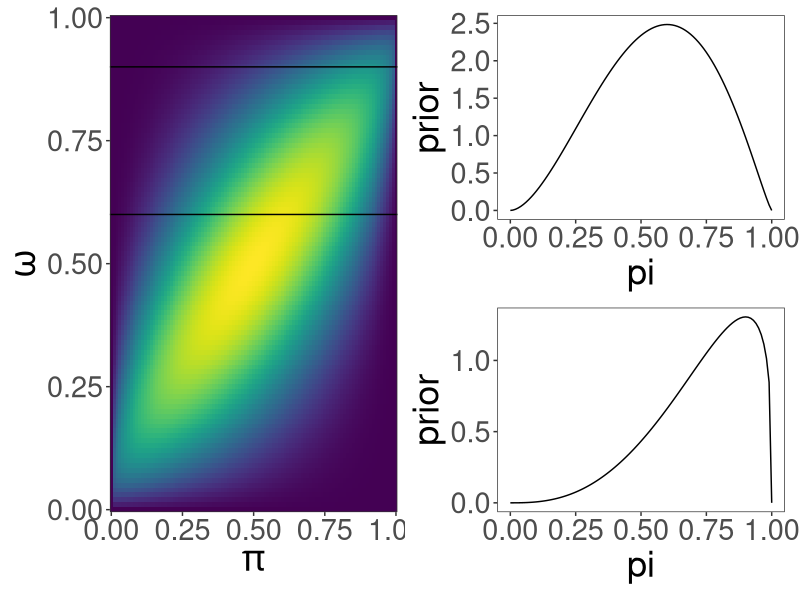
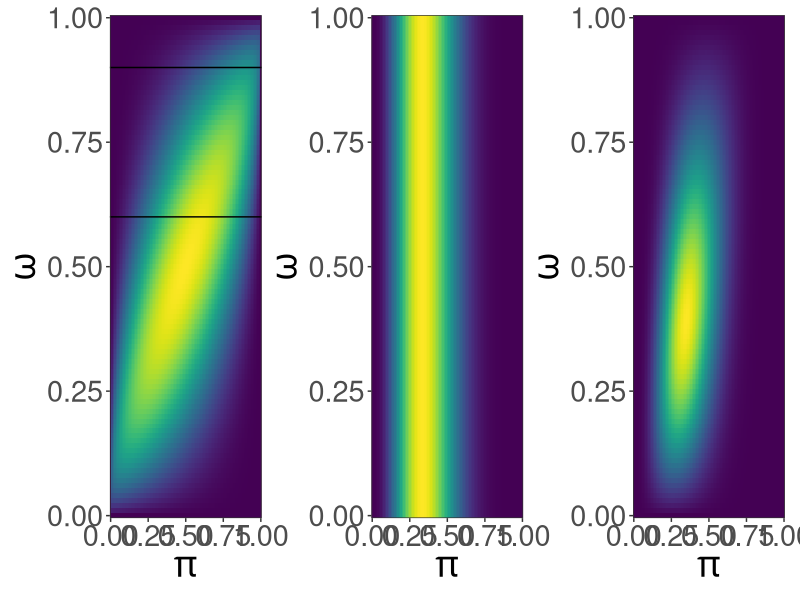
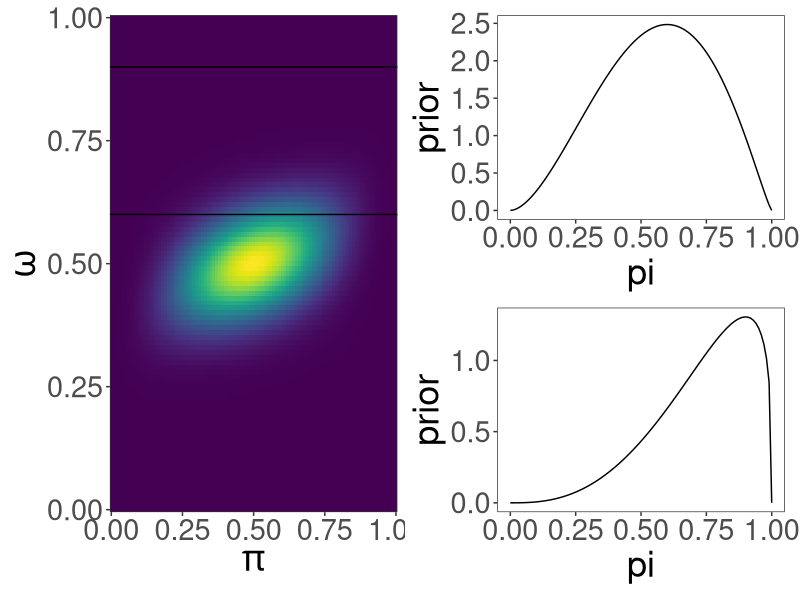
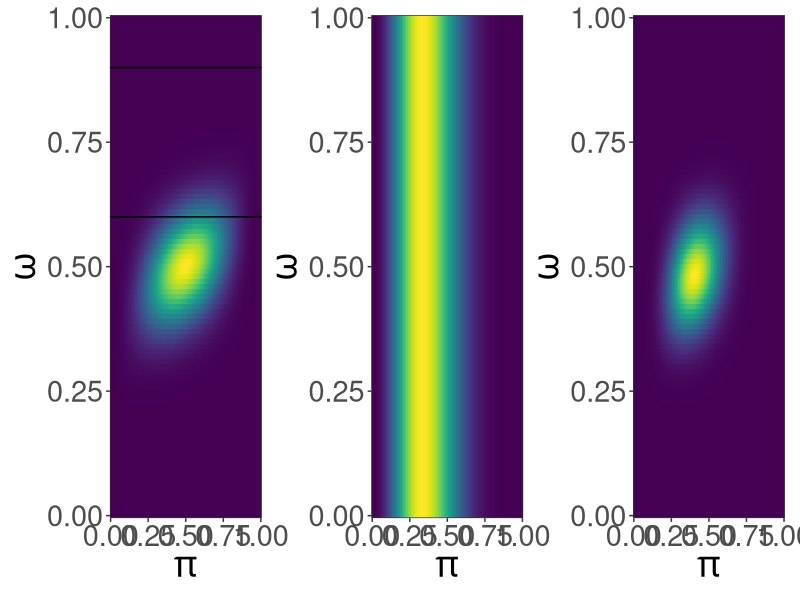
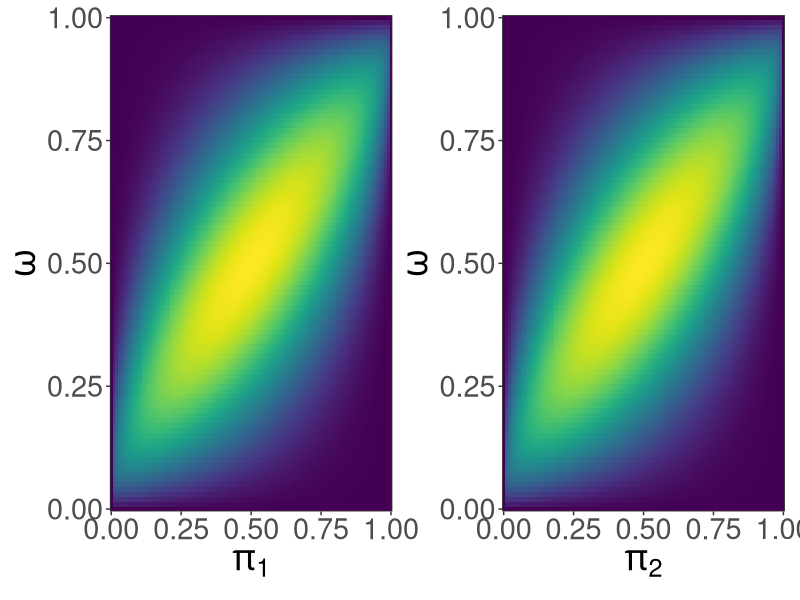
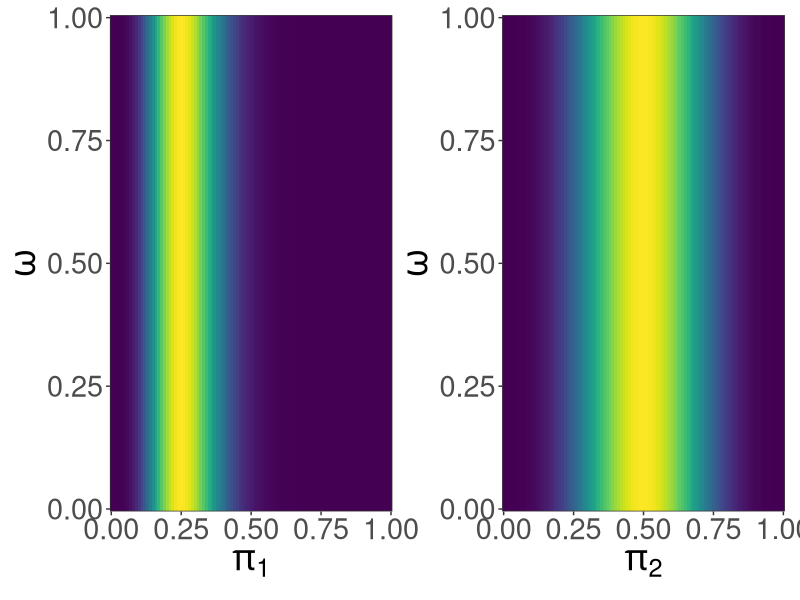
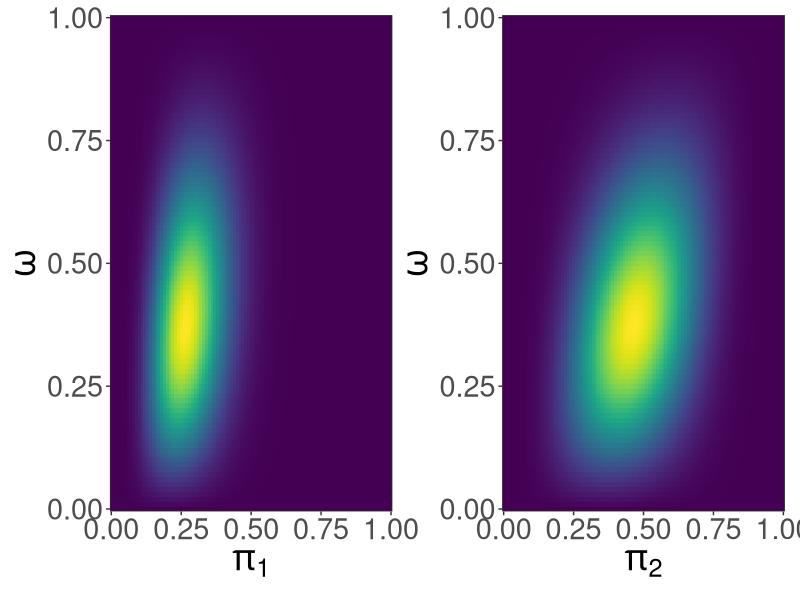
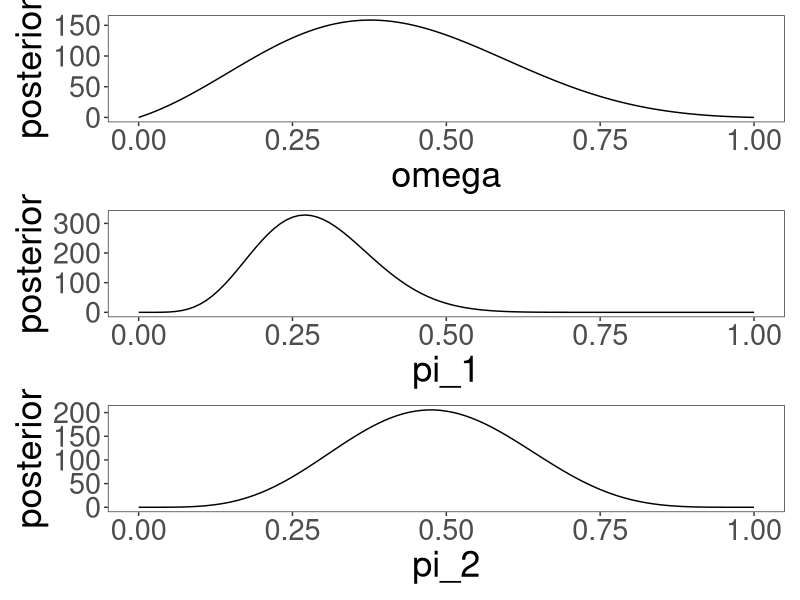

Source code (R) for these figures, in order:
## ---- chunk 1
#| echo: false
#| include: false

library(dplyr)
library(tidyr)
library(ggplot2)
library(patchwork)

theme_set(theme_bw() +
          theme(legend.position = "none",
                panel.grid = element_blank(),
                #strip.background = element_rect(fill="#ade658"),
                text = element_text(size=26)))
## ---- chunk 2
#| echo: true
#| eval: true

pi <- seq(0,1,length.out=101)
omega <- seq(0,1,length.out=101)
A_omega <- 2
B_omega <- 2
kappa <- 5
N <- 9
y <- 3
## ---- chunk 3
#| echo: true
#| eval: true

prior <- expand.grid(pi = pi, omega = omega) |>
  mutate(p_omega = dbeta(omega, A_omega, B_omega),
         p_pi_given_omega = dbeta(pi, omega*(kappa-2)+1, (1-omega)*(kappa-2)+1),
         prior = p_pi_given_omega * p_omega)

plot_prior <- ggplot(prior) +
  geom_raster(aes(x=pi, y=omega, fill=prior)) +
  geom_hline(yintercept = 0.6) +
  geom_hline(yintercept = 0.9) +
  scale_x_continuous(expression(pi), expand = c(0,0)) +
  scale_y_continuous(expression(omega), expand = c(0,0)) +
  viridis::scale_fill_viridis()

plot_prior_omega <- ggplot(prior) +
  geom_line(aes(x=omega, y=p_omega))

plot_prior_pi_omega1 <- ggplot(prior |> filter(omega == 0.6)) +
  geom_line(aes(x=pi, y=prior))

plot_prior_pi_omega2 <- ggplot(prior |> filter(omega == 0.9)) +
  geom_line(aes(x=pi, y=prior))
## ---- chunk 4
  #| warning: false
  #| echo: false
  #| fig-width: 8
  #| fig-height: 8
  #| fig-align: center

plot_prior + (plot_prior_pi_omega1/plot_prior_pi_omega2)
## ---- chunk 5
#| echo: true
#| eval: true

likelihood <- expand.grid(pi = pi, omega = omega) |>
  mutate(likelihood = dbinom(y, size = N, prob = pi))

plot_likelihood <- ggplot(likelihood) +
  geom_raster(aes(x=pi, y=omega, fill=likelihood)) +
  scale_x_continuous(expression(pi), expand = c(0,0)) +
  scale_y_continuous(expression(omega), expand = c(0,0)) +
  viridis::scale_fill_viridis()

posterior <- inner_join(prior,likelihood) |>
  mutate(posterior = prior * likelihood)

plot_posterior <- ggplot(posterior) +
  geom_raster(aes(x=pi, y=omega, fill=posterior)) +
  scale_x_continuous(expression(pi), expand = c(0,0)) +
  scale_y_continuous(expression(omega), expand = c(0,0)) +
  viridis::scale_fill_viridis()
## ---- chunk 6
  #| warning: false
  #| echo: false
  #| fig-width: 8
  #| fig-height: 8
  #| fig-align: center

plot_prior + plot_likelihood + plot_posterior
## ---- chunk 7
#| echo: true
#| eval: true

pi <- seq(0,1,length.out=101)
omega <- seq(0,1,length.out=101)
A_omega <- 20
B_omega <- 20
kappa <- 10
N <- 9
y <- 3
## ---- chunk 8
#| echo: false
#| eval: true

prior <- expand.grid(pi = pi, omega = omega) |>
  mutate(p_omega = dbeta(omega, A_omega, B_omega),
         p_pi_given_omega = dbeta(pi, omega*(kappa-2)+1, (1-omega)*(kappa-2)+1),
         prior = p_pi_given_omega * p_omega)

plot_prior <- ggplot(prior) +
  geom_raster(aes(x=pi, y=omega, fill=prior)) +
  geom_hline(yintercept = 0.6) +
  geom_hline(yintercept = 0.9) +
  scale_x_continuous(expression(pi), expand = c(0,0)) +
  scale_y_continuous(expression(omega), expand = c(0,0)) +
  viridis::scale_fill_viridis()

prior_omega <- ggplot(prior) +
  geom_line(aes(x=omega, y=p_omega))

prior_pi_1 <- ggplot(prior |> filter(omega == 0.6)) +
  geom_line(aes(x=pi, y=prior))

prior_pi_2 <- ggplot(prior |> filter(omega == 0.9)) +
  geom_line(aes(x=pi, y=prior))
## ---- chunk 9
  #| warning: false
  #| echo: false
  #| fig-width: 8
  #| fig-height: 8
  #| fig-align: center

plot_prior + (plot_prior_pi_omega1/plot_prior_pi_omega2)
## ---- chunk 10
  #| warning: false
  #| echo: false
  #| fig-width: 8
  #| fig-height: 8
  #| fig-align: center

likelihood <- expand.grid(pi = pi, omega = omega) |>
  mutate(likelihood = dbinom(y, size = N, prob = pi))

plot_likelihood <- ggplot(likelihood) +
  geom_raster(aes(x=pi, y=omega, fill=likelihood)) +
  scale_x_continuous(expression(pi), expand = c(0,0)) +
  scale_y_continuous(expression(omega), expand = c(0,0)) +
  viridis::scale_fill_viridis()

posterior <- inner_join(prior,likelihood) |>
  mutate(posterior = prior * likelihood)

plot_posterior <- ggplot(posterior) +
  geom_raster(aes(x=pi, y=omega, fill=posterior)) +
  scale_x_continuous(expression(pi), expand = c(0,0)) +
  scale_y_continuous(expression(omega), expand = c(0,0)) +
  viridis::scale_fill_viridis()

plot_prior + plot_likelihood + plot_posterior
## ---- chunk 11
#| echo: true
#| eval: true

pi_1 <- seq(0,1,length.out=101)
pi_2 <- seq(0,1,length.out=101)
omega <- seq(0,1,length.out=101)
A_omega <- 2
B_omega <- 2
kappa <- 5
N_1 <- 20
y_1 <- 5
N_2 <- 8
y_2 <- 4
## ---- chunk 12
#| echo: true
#| eval: true

prior <- expand.grid(pi_1 = pi_1, pi_2 = pi_2, omega = omega) |>
  mutate(
    p_omega = dbeta(omega, A_omega, B_omega),
    p_pi1_given_omega = dbeta(pi_1, omega*(kappa-2)+1, (1-omega)*(kappa-2)+1),
    p_pi2_given_omega = dbeta(pi_2, omega*(kappa-2)+1, (1-omega)*(kappa-2)+1),
    prior = p_pi1_given_omega *  p_pi2_given_omega * p_omega)

prior_pi1 <- ggplot(prior |> 
                      group_by(pi_1,omega) |> 
                      summarise(prior = sum(prior))) +
  geom_raster(aes(x=pi_1, y=omega, fill=prior)) +
  scale_x_continuous(expression(pi[1]), expand = c(0,0)) +
  scale_y_continuous(expression(omega), expand = c(0,0)) +
  viridis::scale_fill_viridis()

prior_pi2 <- ggplot(prior |> 
                      group_by(pi_2,omega) |> 
                      summarise(prior = sum(prior))) +
  geom_raster(aes(x=pi_2, y=omega, fill=prior)) +
  scale_x_continuous(expression(pi[2]), expand = c(0,0)) +
  scale_y_continuous(expression(omega), expand = c(0,0)) +
  viridis::scale_fill_viridis()
## ---- chunk 13
  #| warning: false
  #| echo: false
  #| fig-width: 8
  #| fig-height: 8
  #| fig-align: center

prior_pi1 + prior_pi2
## ---- chunk 14
#| echo: true
#| eval: true

likelihood <- expand.grid(pi_1 = pi_1, pi_2 = pi_2, omega = omega) |>
  mutate(likelihood_pi1 = dbinom(y_1, size = N_1, prob = pi_1),
         likelihood_pi2 = dbinom(y_2, size = N_2, prob = pi_2),
         likelihood = likelihood_pi1 * likelihood_pi2)

likelihood1 <- ggplot(likelihood |> 
                        group_by(pi_1,omega) |> 
                        summarise(likelihood = sum(likelihood))) +
  geom_raster(aes(x=pi_1, y=omega, fill=likelihood)) +
  scale_x_continuous(expression(pi[1]), expand = c(0,0)) +
  scale_y_continuous(expression(omega), expand = c(0,0)) +
  viridis::scale_fill_viridis()

likelihood2 <- ggplot(likelihood |> 
                        group_by(pi_2,omega) |> 
                        summarise(likelihood = sum(likelihood))) +
  geom_raster(aes(x=pi_2, y=omega, fill=likelihood)) +
  scale_x_continuous(expression(pi[2]), expand = c(0,0)) +
  scale_y_continuous(expression(omega), expand = c(0,0)) +
  viridis::scale_fill_viridis()
## ---- chunk 15
  #| warning: false
  #| echo: false
  #| fig-width: 8
  #| fig-height: 8
  #| fig-align: center

likelihood1 + likelihood2
## ---- chunk 16
#| echo: true
#| eval: true

posterior <- inner_join(prior, likelihood) |>
  mutate(posterior = prior * likelihood)

posterior_pi1 <- ggplot(posterior |> group_by(pi_1,omega) |> summarise(posterior = sum(posterior))) +
  geom_raster(aes(x=pi_1, y=omega, fill=posterior)) +
  scale_x_continuous(expression(pi[1]), expand = c(0,0)) +
  scale_y_continuous(expression(omega), expand = c(0,0)) +
  viridis::scale_fill_viridis()

posterior_pi2 <- ggplot(posterior |> group_by(pi_2,omega) |> summarise(posterior = sum(posterior))) +
  geom_raster(aes(x=pi_2, y=omega, fill=posterior)) +
  scale_x_continuous(expression(pi[2]), expand = c(0,0)) +
  scale_y_continuous(expression(omega), expand = c(0,0)) +
  viridis::scale_fill_viridis()

posterior_omega <- ggplot(posterior |> group_by(omega) |> summarise(posterior = sum(posterior))) +
  geom_line(aes(x=omega, y=posterior))

posterior_pi1_marg <- ggplot(posterior |> group_by(pi_1) |> summarise(posterior = sum(posterior))) +
  geom_line(aes(x=pi_1, y=posterior))

posterior_pi2_marg <- ggplot(posterior |> group_by(pi_2) |> summarise(posterior = sum(posterior))) +
  geom_line(aes(x=pi_2, y=posterior))
## ---- chunk 17
  #| warning: false
  #| echo: false
  #| fig-width: 8
  #| fig-height: 8
  #| fig-align: center
posterior_pi1 + posterior_pi2
## ---- chunk 18
  #| warning: false
  #| echo: false
  #| fig-width: 8
  #| fig-height: 8
  #| fig-align: center
posterior_omega / posterior_pi1_marg / posterior_pi2_marg
## ---- chunk 19
#| echo: true
#| eval: true

pi_1 <- seq(0,1,length.out=101)
pi_2 <- seq(0,1,length.out=101)
omega <- seq(0,1,length.out=101)
A_omega <- 2
B_omega <- 2
kappa <- 100
N_1 <- 20
y_1 <- 5
N_2 <- 8
y_2 <- 4
## ---- chunk 20
#| echo: false
#| eval: true

prior <- expand.grid(pi_1 = pi_1, pi_2 = pi_2, omega = omega) |>
  mutate(p_omega = dbeta(omega, A_omega, B_omega),
         p_pi1_given_omega = dbeta(pi_1, omega*(kappa-2)+1, (1-omega)*(kappa-2)+1),
         p_pi2_given_omega = dbeta(pi_2, omega*(kappa-2)+1, (1-omega)*(kappa-2)+1),
         prior = p_pi1_given_omega *  p_pi2_given_omega * p_omega)

prior_pi1 <- ggplot(prior |> group_by(pi_1,omega) |> summarise(prior = sum(prior))) +
  geom_raster(aes(x=pi_1, y=omega, fill=prior)) +
  scale_x_continuous(expression(pi[1]), expand = c(0,0)) +
  scale_y_continuous(expression(omega), expand = c(0,0)) +
  viridis::scale_fill_viridis()

prior_pi2 <- ggplot(prior |> group_by(pi_2,omega) |> summarise(prior = sum(prior))) +
  geom_raster(aes(x=pi_2, y=omega, fill=prior)) +
  scale_x_continuous(expression(pi), expand = c(0,0)) +
  scale_y_continuous(expression(omega), expand = c(0,0)) +
  viridis::scale_fill_viridis()

likelihood <- expand.grid(pi_1 = pi_1, pi_2 = pi_2, omega = omega) |>
  mutate(likelihood_pi1 = dbinom(y_1, size = N_1, prob = pi_1),
         likelihood_pi2 = dbinom(y_2, size = N_2, prob = pi_2),
         likelihood = likelihood_pi1 * likelihood_pi2)

likelihood1 <- ggplot(likelihood |> group_by(pi_1,omega) |> summarise(likelihood = sum(likelihood))) +
  geom_raster(aes(x=pi_1, y=omega, fill=likelihood)) +
  scale_x_continuous(expression(pi[1]), expand = c(0,0)) +
  scale_y_continuous(expression(omega), expand = c(0,0)) +
  viridis::scale_fill_viridis()

likelihood2 <- ggplot(likelihood |> group_by(pi_2,omega) |> summarise(likelihood = sum(likelihood))) +
  geom_raster(aes(x=pi_2, y=omega, fill=likelihood)) +
  scale_x_continuous(expression(pi[2]), expand = c(0,0)) +
  scale_y_continuous(expression(omega), expand = c(0,0)) +
  viridis::scale_fill_viridis()

posterior <- inner_join(prior, likelihood) |>
  mutate(posterior = prior * likelihood)

posterior_pi1 <- ggplot(posterior |> group_by(pi_1,omega) |> summarise(posterior = sum(posterior))) +
  geom_raster(aes(x=pi_1, y=omega, fill=posterior)) +
  scale_x_continuous(expression(pi[1]), expand = c(0,0)) +
  scale_y_continuous(expression(omega), expand = c(0,0)) +
  viridis::scale_fill_viridis()

posterior_pi2 <- ggplot(posterior |> group_by(pi_2,omega) |> summarise(posterior = sum(posterior))) +
  geom_raster(aes(x=pi_2, y=omega, fill=posterior)) +
  scale_x_continuous(expression(pi), expand = c(0,0)) +
  scale_y_continuous(expression(omega), expand = c(0,0)) +
  viridis::scale_fill_viridis()

posterior_omega <- ggplot(posterior |> group_by(omega) |> summarise(posterior = sum(posterior))) +
  geom_line(aes(x=omega, y=posterior))

posterior_pi1_marg <- ggplot(posterior |> group_by(pi_1) |> summarise(posterior = sum(posterior))) +
  geom_line(aes(x=pi_1, y=posterior))

posterior_pi2_marg <- ggplot(posterior |> group_by(pi_2) |> summarise(posterior = sum(posterior))) +
  geom_line(aes(x=pi_2, y=posterior))
## ---- chunk 21
  #| warning: false
  #| echo: false
  #| fig-width: 8
  #| fig-height: 8
  #| fig-align: center

prior_pi1 + prior_pi2
## ---- chunk 22
  #| warning: false
  #| echo: false
  #| fig-width: 8
  #| fig-height: 8
  #| fig-align: center

likelihood1 + likelihood2
## ---- chunk 23
  #| warning: false
  #| echo: false
  #| fig-width: 8
  #| fig-height: 8
  #| fig-align: center

posterior_pi1 + posterior_pi2
## ---- chunk 24
  #| warning: false
  #| echo: false
  #| fig-width: 8
  #| fig-height: 8
  #| fig-align: center

posterior_omega / posterior_pi1_marg / posterior_pi2_marg
